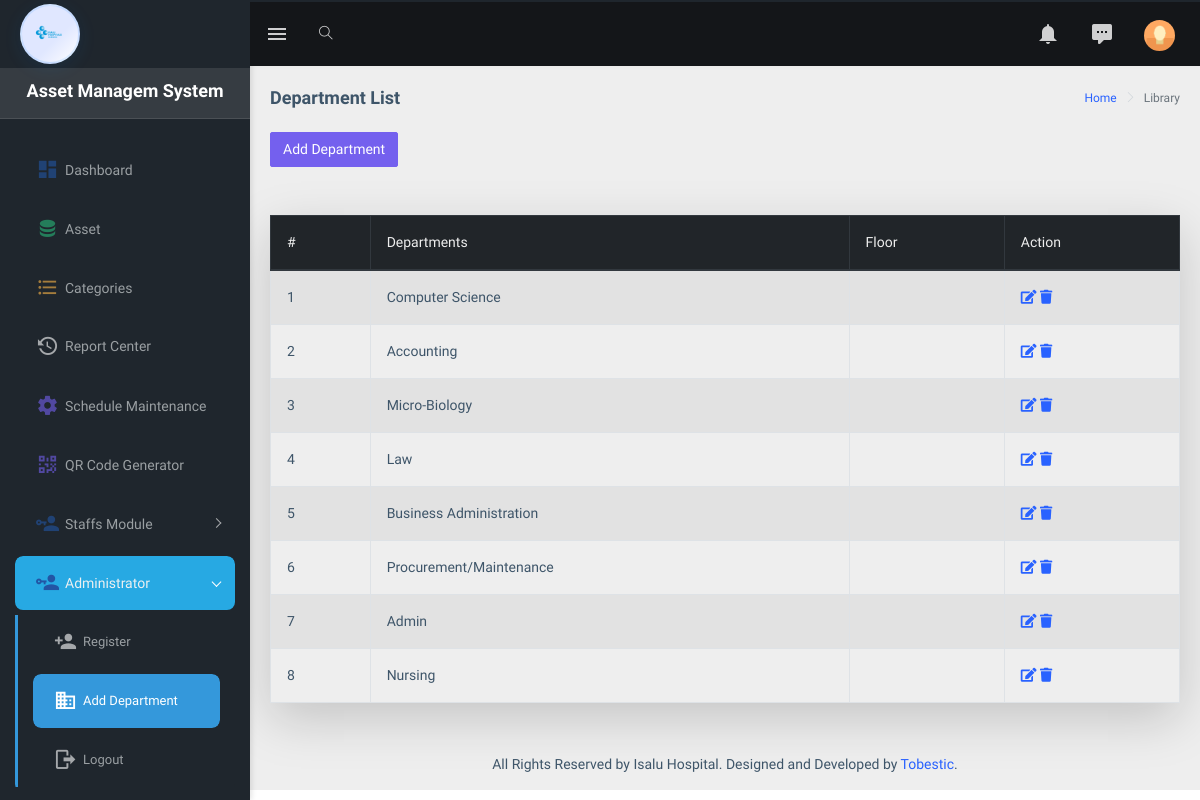
Page /admindashboard/department.php (signed in) on the earlier database version.
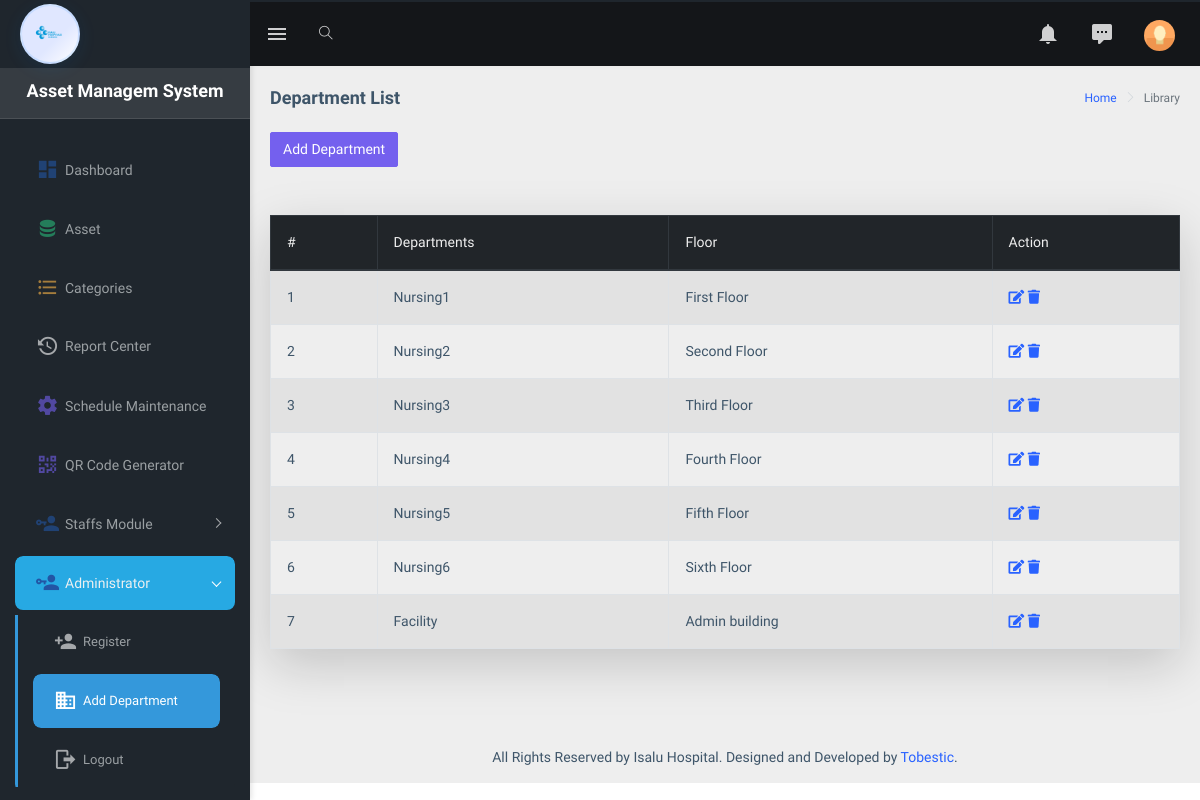
Same page on the later database version.
### tables this page shows
CREATE TABLE `department_table` (
  `id` int(11) NOT NULL,
  `department` varchar(100) NOT NULL,
  `floor` varchar(30) NOT NULL
);

### admindashboard/departmentfolder/departmenttable.php (the view)
<?php require "include/config.php";?>
<div class="row mt-5">
                    <div class="col-md-12 col-lg-12 col-xlg-3">
                    <table class="table shadow-lg table-bordered table-hover table-striped table-responsive-sm">
                        <thead class="thead-dark">
                            <tr>
                            <th scope="col">#</th>
                            <th scope="col">Departments</th>
                            <th scope="col">Floor</th>
                            <th scope="col">Action</th>
                            </tr>
                        </thead>
                        <tbody>                        <?php
                        $s=1;
                        $sql = "SELECT * FROM department_table";
                        $stmt = $conn->prepare($sql);
                        $stmt->execute();
                        if($stmt->rowCount() > 0){
                            while($row = $stmt->fetch(PDO::FETCH_ASSOC)){
                                echo "<tr>";
                                echo "<th scope='row'>".$s++."</th>";
                                echo "<td>".htmlspecialchars($row['department'])."</td>";
                                echo "<td>".htmlspecialchars($row['floor'])."</td>";
                                echo "<td>
                                <a href='departmentfolder/editdepartment.php?id=".htmlspecialchars($row['id'])."'><i class='fa fa-edit'></i></a>
                                <a href='departmentfolder/deletedepartment.php?id=".htmlspecialchars($row['id'])."'><i class='fa fa-trash'></i></a>
                                </td>";
                                echo "</tr>";
                            }
                        } else {
                            echo "<tr><td colspan='3' class='text-center text-danger font-weight-bold'>No record found</td></tr>";
                        }
                        ?>
                        </tbody>
                        </table>
                    </div>
                </div>

Differences in the rows shown:
removed department_table: department "Computer Science"
removed department_table: department "Accounting"
removed department_table: department "Micro-Biology"
removed department_table: department "Law"
removed department_table: department "Business Administration"
removed department_table: department "Procurement/Maintenance"
removed department_table: department "Admin"
removed department_table: department "Nursing"
added department_table: department "Nursing1", floor "First Floor"
added department_table: department "Nursing2", floor "Second Floor"
added department_table: department "Nursing3", floor "Third Floor"
added department_table: department "Nursing4", floor "Fourth Floor"
added department_table: department "Nursing5", floor "Fifth Floor"
added department_table: department "Nursing6", floor "Sixth Floor"
added department_table: department "Facility", floor "Admin building"
